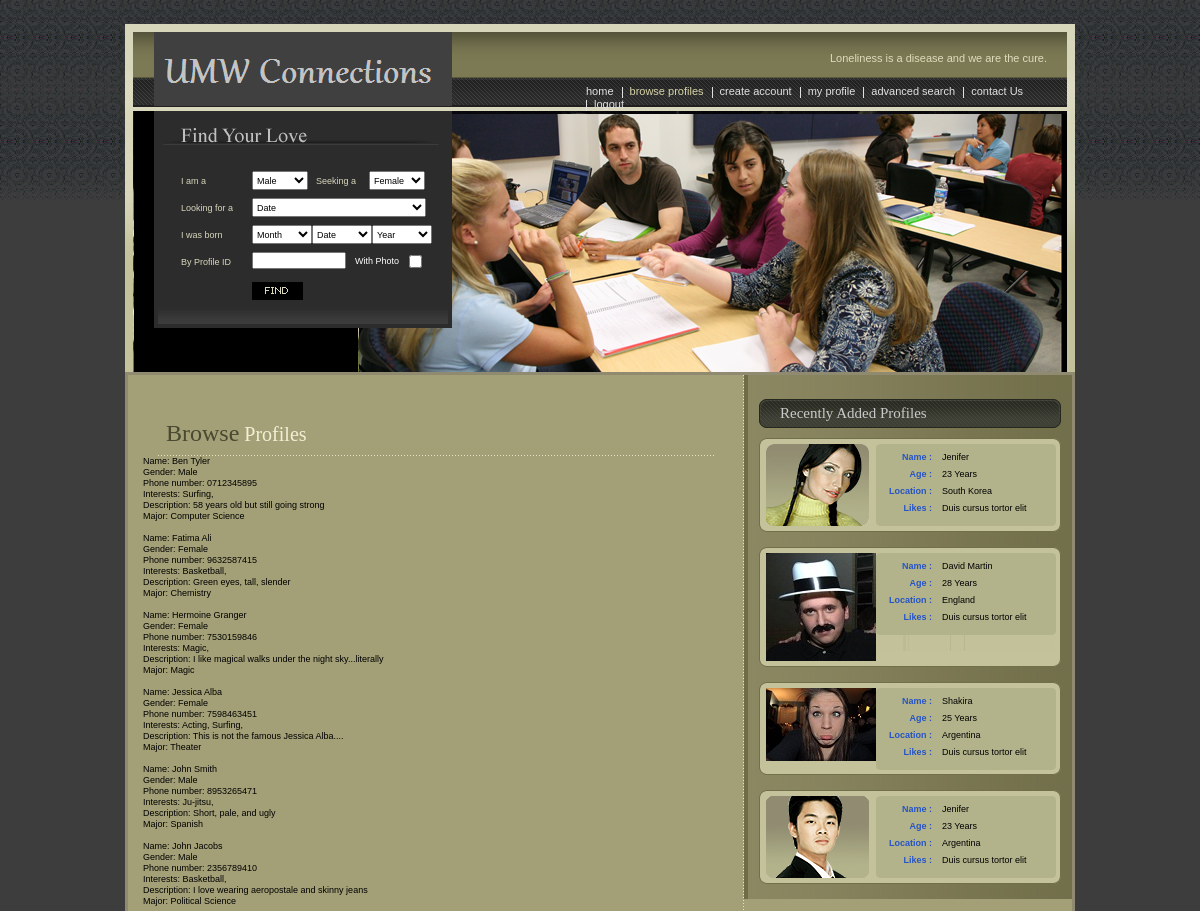
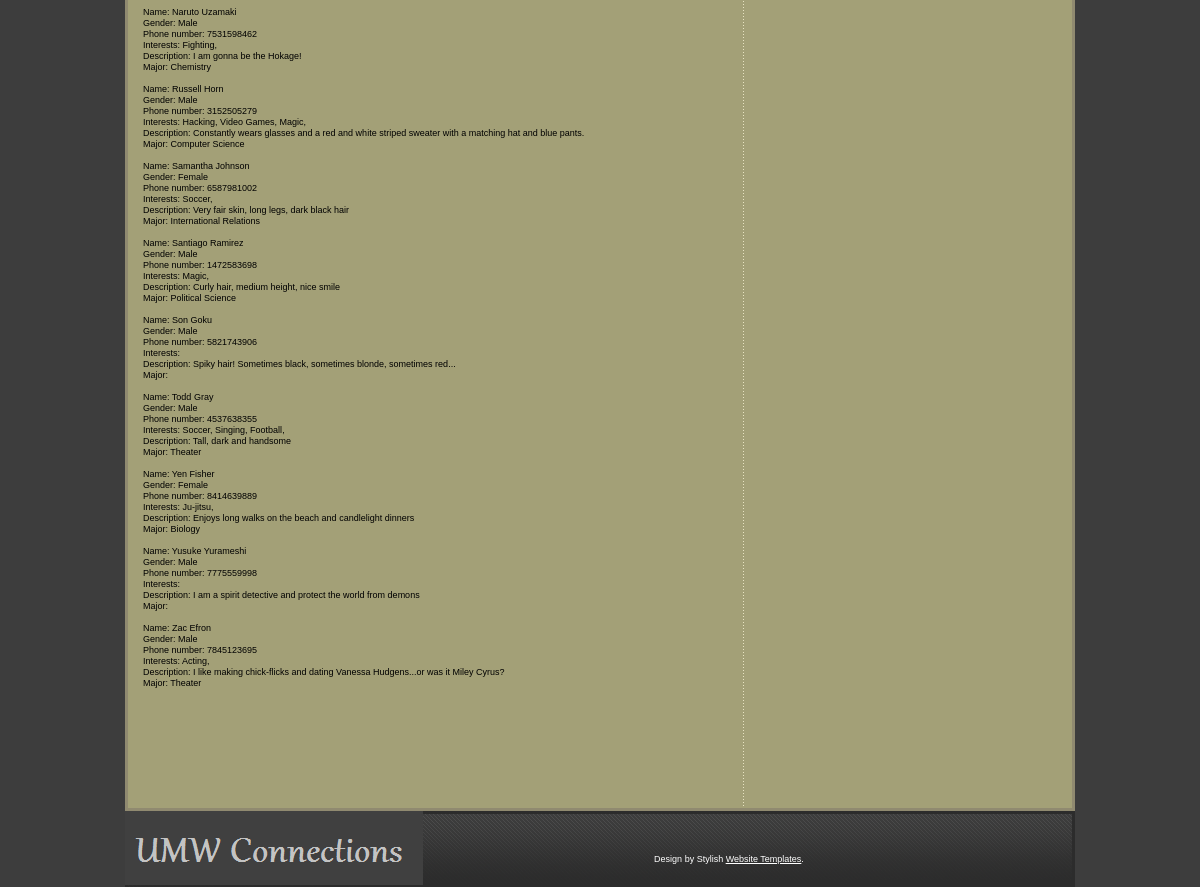
/xhtml-css/browse.php, run on the app's committed database (2 pictures, top to bottom).
### tables this page shows
CREATE TABLE IF NOT EXISTS Users (
	user_id int NOT NULL AUTO_INCREMENT PRIMARY KEY,
	email varchar(100) NOT NULL,
  	last_name varchar(25) NOT NULL,
  	first_name varchar(25) NOT NULL,
  	gender ENUM('Male', 'Female', 'N/A') NOT NULL DEFAULT 'N/A',
  	phone varchar(10) NOT NULL DEFAULT 'N/A',
  	description blob,
  	interested_in_id int,
	classification_id int,
  	looking_for_id int,
  	image_id int,
  	CONSTRAINT login_email_fk FOREIGN KEY (email) REFERENCES Login (email),
  	CONSTRAINT classifications_classification_id_fk FOREIGN KEY (classification_id) REFERENCES Classifications (classification_id),
  	CONSTRAINT interestedIn_interested_in_id_fk FOREIGN KEY (interested_in_id) REFERENCES InterestedIn (interested_in_id),
	CONSTRAINT looking_for_looking_for_id_fk FOREIGN KEY (looking_for_id) REFERENCES Looking_For (looking_for_id),
	CONSTRAINT images_image_id_fk FOREIGN KEY (image_id) REFERENCES Images (image_id)
);

CREATE TABLE IF NOT EXISTS Interests (
	interest_id int AUTO_INCREMENT NOT NULL PRIMARY KEY,
	interest blob NOT NULL
);

CREATE TABLE IF NOT EXISTS Majors (
	major_id int NOT NULL AUTO_INCREMENT PRIMARY KEY,
	major varchar(50) NOT NULL
);

### xhtml-css/browse.php (the view, shortened to what this page needs)
<!DOCTYPE html PUBLIC "-//W3C//DTD XHTML 1.0 Transitional//EN" "http://www.w3.org/TR/xhtml1/DTD/xhtml1-transitional.dtd">
<html xmlns="http://www.w3.org/1999/xhtml">
<head>
</head>
<body>
<div id="layout">
  <div id="header">
    <div id="menu"> <span class="logo"><a href="#"><img src="images/logo.gif" alt="" /></a></span>
      <p>Loneliness is a disease and we are the cure.</p>
      <ul>
        <li class="first"><a href="index.html">home</a></li>
        <li><a class="current">browse profiles</a></li>
        <li><a href="register.php">create account</a></li>
        <li><a href="my_profile.php">my profile</a></li>
        <li><a href="advanced_search.php">advanced search</a></li>
        <li><a href="contact_us.php">contact Us</a></li>
        <li><a href="logout.php">logout</a></li>
      </ul>
    </div>
    <div id="banner_inner">
      <div class="find_love">
        <h2><img src="images/find_your_love.gif" alt="" /></h2>
        <div class="form_container">
          <form action="" method="get">
            <fieldset>
            <div class="search_row">
              <div class="search_column_1">
                <label>I am a</label>
              </div>
              <div class="search_column_2">
                <select class="gender">
                  <option>Male</option>
                </select>
                <label class="seeking">Seeking a</label>
                <select class="gender">
                  <option>Female</option>
                </select>
              </div>
            </div>
            <div class="search_row">
              <div class="search_column_1">
                <label>Looking for a</label>
              </div>
              <div class="search_column_2">
                <select class="date">
                  <option>Date</option>
                </select>
              </div>
            </div>
            <div class="search_row">
              <div class="search_column_1">
                <label>I was born</label>
              </div>
              <div class="search_column_2">
                <select class="dob">
                  <option>Month</option>
                </select>
                <select class="dob">
                  <option>Date</option>
                </select>
                <select class="dob">
                  <option>Year</option>
                </select>
              </div>
            </div>
            <div class="search_row">
              <div class="search_column_1">
                <label>By Profile ID</label>
              </div>
              <div class="search_column_2">
                <input type="text" name="" value="" />
                <label class="check">With Photo</label>
                <input type="checkbox" name="" value="" class="checkbox"/>
              </div>
            </div>
            <div class="search_row last">
              <div class="search_column_1">&nbsp;</div>
              <div class="search_column_2">
                <input type="image" src="images/find_btn.gif" class="search_btn"/>
              </div>
            </div>
            </fieldset>
          </form>
        </div>
      </div>
    </div>
  </div>
  <div id="body_container">
    <div id="left_container">
     <div style="padding:20px 15px 30px 15px;">
	 <h1><span>Browse</span> Profiles</h1>
	 <?php
			include "db_connect.php";
			$query = "SELECT * FROM Users ORDER BY first_name";
			$result = mysqli_query($db, $query);
			echo "<br>";
			while($row = mysqli_fetch_array($result)){
			$userID = $row['user_id'];
			$query1 = "SELECT m.major FROM Majors m NATURAL JOIN Users_Majors um WHERE um.user_id = '$userID';";
			$result1 = mysqli_query($db, $query1);
			$row1 = mysqli_fetch_array($result1);
			$query2 = "SELECT i.interest FROM Interests i NATURAL JOIN Users_Interests ui WHERE ui.user_id = '$userID'";
			$result2 = mysqli_query($db, $query2);
			echo "<br>";
			echo "<br>";
			echo "Name: ".$row['first_name']." ".$row['last_name'];
			echo "<br>";
			echo "Gender: ".$row['gender'];
			echo "<br>";
			echo "Phone number: ".$row['phone'];
			echo "<br>";
			echo "Interests: ";
			while ($row2 = mysqli_fetch_array($result2)){
			echo $row2['interest'];
			echo ", ";
			}
			echo "<br>";
			echo "Description: ".$row['description'];
			echo "<br>";
			echo "Major: ".$row1['major'];
			}
		?>
      <div>
        <br />
        <br />
        <br />
      </div>
      <div class="aboutcolumnzone">
      </div>
    </div>
    </div>
    <div id="right_container">
      <h5>Recently Added Profiles</h5>
      <div id="profile_container">
        <div class="profile_box">
          <div class="top_curve">
            <div class="profile_content">
              <div class="pro_photo"><a href="#"><img src="images/pic_1.gif" alt="" /></a></div>
              <div class="outer">
                <div class="pro_detail_box">
                  <div class="pro_top_curve">
                    <div class="pro_detail_content">
                      <div class="row">
                        <p class="left">Name :</p>
                        <p class="right">Jenifer</p>
                      </div>
                      <div class="row">
                        <p class="left">Age :</p>
                        <p class="right">23 Years</p>
                      </div>
                      <div class="row">
                        <p class="left">Location :</p>
                        <p class="right">South Korea</p>
                      </div>
                      <div class="row last">
                        <p class="left">Likes :</p>
                        <p class="right">Duis cursus tortor elit</p>
                      </div>
                    </div>
                  </div>
                </div>
              </div>
            </div>
          </div>
        </div>
        <div class="profile_box">
          <div class="top_curve">
            <div class="profile_content">
              <div class="pro_photo"><a href="#"><img src="images/pic_2.gif" alt="" /></a></div>
              <div class="outer">
                <div class="pro_detail_box">
                  <div class="pro_top_curve">
                    <div class="pro_detail_content">
                      <div class="row">
                        <p class="left">Name :</p>
                        <p class="right">David Martin</p>
                      </div>
                      <div class="row">
                        <p class="left">Age :</p>
                        <p class="right">28 Years</p>
                      </div>
                      <div class="row">
                        <p class="left">Location :</p>
                        <p class="right">England</p>
                      </div>
                      <div class="row last">
                        <p class="left">Likes :</p>
                        <p class="right">Duis cursus tortor elit</p>
                      </div>
                    </div>
                  </div>
                </div>
              </div>
            </div>
          </div>
        </div>
        <div class="profile_box">
          <div class="top_curve">
            <div class="profile_content">
              <div class="pro_photo"><a href="#"><img src="images/pic_3.gif" alt="" /></a></div>
              <div class="outer">
                <div class="pro_detail_box">
                  <div class="pro_top_curve">
                    <div class="pro_detail_content">
                      <div class="row">
                        <p class="left">Name :</p>
                        <p class="right">Shakira</p>
                      </div>
                      <div class="row">
                        <p class="left">Age :</p>
                        <p class="right">25 Years</p>
                      </div>
                      <div class="row">
                        <p class="left">Location :</p>
                        <p class="right">Argentina</p>
                      </div>
                      <div class="row last">
                        <p class="left">Likes :</p>
                        <p class="right">Duis cursus tortor elit</p>
                      </div>
                    </div>
                  </div>
                </div>
              </div>
            </div>
          </div>
        </div>
        <div class="profile_box last">
          <div class="top_curve">
            <div class="profile_content">
              <div class="pro_photo"><a href="#"><img src="images/pic_4.gif" alt="" /></a></div>
              <div class="outer">
                <div class="pro_detail_box">
                  <div class="pro_top_curve">
                    <div class="pro_detail_content">
                      <div class="row">
                        <p class="left">Name :</p>
                        <p class="right">Jenifer</p>
                      </div>
                      <div class="row">
                        <p class="left">Age :</p>
                        <p class="right">23 Years</p>
                      </div>
                      <div class="row">
                        <p class="left">Location :</p>
                        <p class="right">Argentina</p>
                      </div>
                      <div class="row last">
                        <p class="left">Likes :</p>
                        <p class="right">Duis cursus tortor elit</p>
                      </div>
                    </div>
                  </div>
                </div>
              </div>
            </div>
          </div>
        </div>
      </div>
    </div>
  </div>
  <div id="footer"> <span class="footer_logo"><a href="#"><img src="images/single_2_mingle.gif" alt="" /></a></span>
    <div class="footer_link">
       <ul style="color:#FFF;">
		Design by Stylish <a style="color:#FFF; text-decoration:underline;" href="http://www.stylishtemplate.com">Website Templates</a>.
      </ul>
    </div>
  </div>
</div>
</body>
</html>

### data on the page
users: first_name "Ben", last_name "Tyler", gender "Male", phone "0712345895", description "58 years old but still going strong", majors.major "Computer Science"
interests: interest "Surfing"
users: first_name "Fatima", last_name "Ali", gender "Female", phone "9632587415", description "Green eyes, tall, slender", majors.major "Chemistry"
interests: interest "Basketball"
users: first_name "Hermoine", last_name "Granger", gender "Female", phone "7530159846", description "I like magical walks under the night sky...literally", majors.major "Magic"
interests: interest "Magic"
users: first_name "Jessica", last_name "Alba", gender "Female", phone "7598463451", description "This is not the famous Jessica Alba....", majors.major "Theater"
interests: interest "Acting"
users: first_name "John", last_name "Smith", gender "Male", phone "8953265471", description "Short, pale, and ugly", majors.major "Spanish"
interests: interest "Ju-jitsu"
users: first_name "John", last_name "Jacobs", gender "Male", phone "2356789410", description "I love wearing aeropostale and skinny jeans", majors.major "Political Science"
users: first_name "Naruto", last_name "Uzamaki", gender "Male", phone "7531598462", description "I am gonna be the Hokage!", majors.major "Chemistry"
interests: interest "Fighting"
users: first_name "Russell", last_name "Horn", gender "Male", phone "3152505279", description "Constantly wears glasses and a red and white striped sweater with a matching hat and blue pants.", majors.major "Computer Science"
interests: interest "Hacking"
interests: interest "Video Games"
users: first_name "Samantha", last_name "Johnson", gender "Female", phone "6587981002", description "Very fair skin, long legs, dark black hair", majors.major "International Relations"
interests: interest "Soccer"
users: first_name "Santiago", last_name "Ramirez", gender "Male", phone "1472583698", description "Curly hair, medium height, nice smile", majors.major "Political Science"
users: first_name "Son", last_name "Goku", gender "Male", phone "5821743906", description "Spiky hair! Sometimes black, sometimes blonde, sometimes red..."
users: first_name "Todd", last_name "Gray", gender "Male", phone "4537638355", description "Tall, dark and handsome", majors.major "Theater"
interests: interest "Singing"
interests: interest "Football"
users: first_name "Yen", last_name "Fisher", gender "Female", phone "8414639889", description "Enjoys long walks on the beach and candlelight dinners", majors.major "Biology"
users: first_name "Yusuke", last_name "Yurameshi", gender "Male", phone "7775559998", description "I am a spirit detective and protect the world from demons"
users: first_name "Zac", last_name "Efron", gender "Male", phone "7845123695", description "I like making chick-flicks and dating Vanessa Hudgens...or was it Miley Cyrus?", majors.major "Theater"
